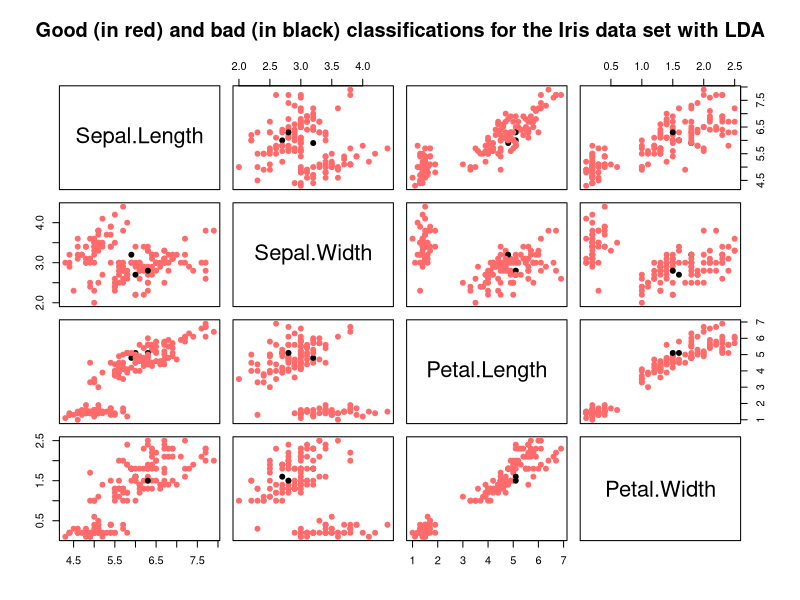
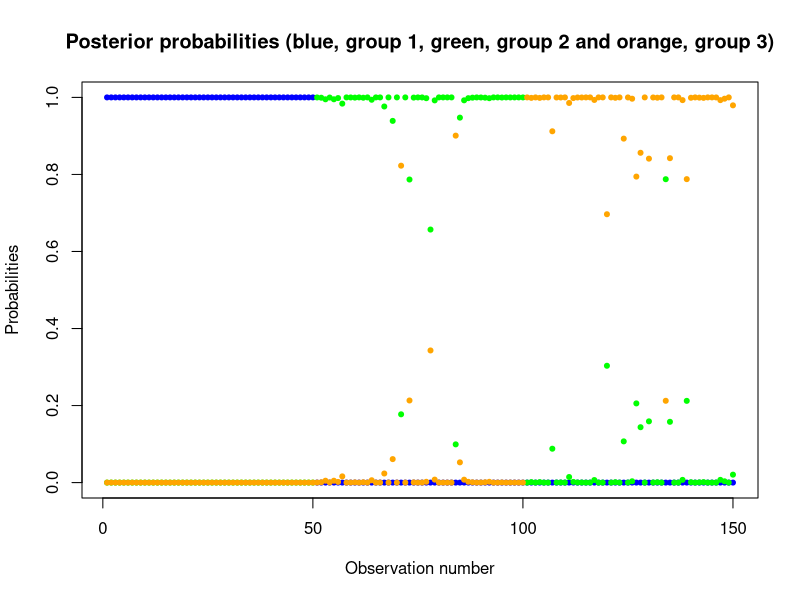
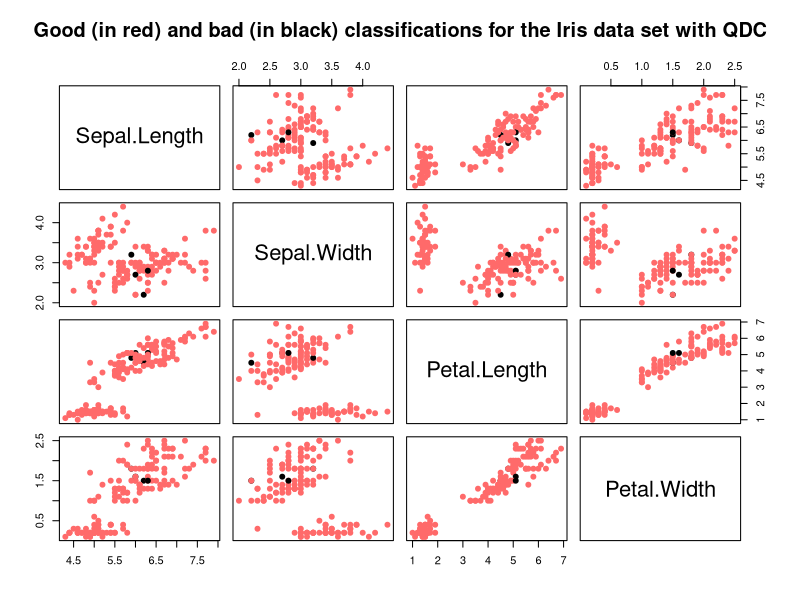
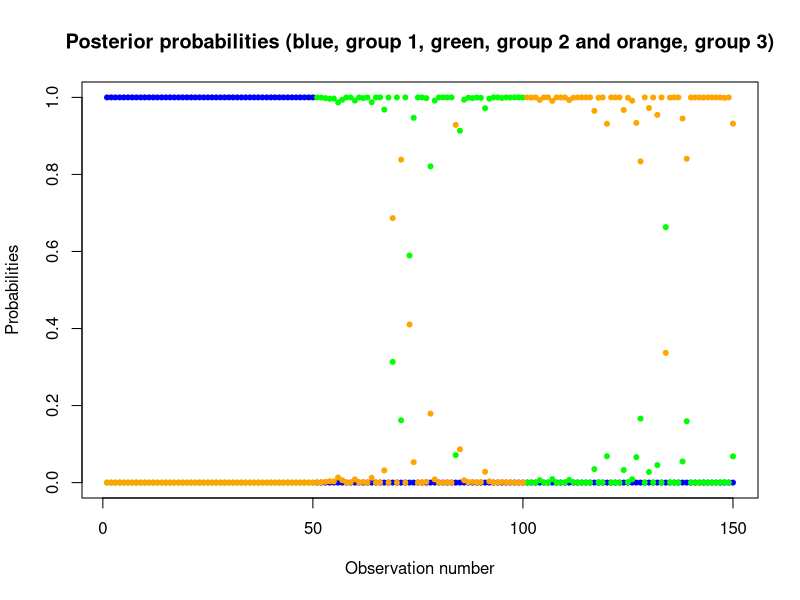

These charts were generated, in order, by the following R code:
##################################################################################################################
##################################################################################################################
# Análisis discriminante lineal LDA
##################################################################################################################
##################################################################################################################
##################################################################################################################
# Cargar libreríaa MASS
##################################################################################################################

library(MASS)

##################################################################################################################
# Cargar los datos Iris
##################################################################################################################

Z <- as.data.frame(iris)
Z

##################################################################################################################
# Definir la matriz de datos y la variable respuesta con las clasificaciones 
##################################################################################################################

X <- Z[,1:4]
X

y <- Z[,5]
y

##################################################################################################################
# Definir como n y p el número de flores y el número de variables
##################################################################################################################

n <- nrow(X)
n
p <- ncol(X)
p



# LDA leave-one-out cross validation

lda.iris <- lda(y ~ .,data=X,CV=TRUE)

# lda.iris$class contiene las clasificaciones hechas por CV usando LDA 

lda.iris$class

# Tabla con clasificaciones buenas y malas

table.lda <- table(y,lda.iris$class)
table.lda

# Proporción de errores

mis.lda <- n - sum(y==lda.iris$class)
mis.lda/n

# Buenas clasificaciones en rojo, malas en negro 

col.lda.iris <- c("black","indianred1")[1*(y==lda.iris$class)+1]
pairs(X,main="Good (in red) and bad (in black) classifications for the Iris data set with LDA",pch=19,col=col.lda.iris)

# lda.iris$posterior son las probabilidades de pertenencia a uno de los tres grupos

lda.iris$posterior

# Gráfico de probabilidades

plot(1:n,lda.iris$posterior[,1],main="Posterior probabilities (blue, group 1, green, group 2 and orange, group 3)",pch=20,col="blue",
     xlab="Observation number",ylab="Probabilities")
points(1:n,lda.iris$posterior[,2],pch=20,col="green")
points(1:n,lda.iris$posterior[,3],pch=20,col="orange")


##################################################################################################################
##################################################################################################################
# Análisis discriminante cuadrático QDA
##################################################################################################################
##################################################################################################################

# QDA con leave-one-out cross validation

qda.iris <- qda(y ~ .,data=X,CV=TRUE)

# qda.iris$class contiene las clasificaciones hechas por CV usando QDA

qda.iris$class

# Tabla con clasificaciones buenas y malas

table.qda <- table(y,qda.iris$class)
table.qda

# Proporción de errores

mis.qda <- n - sum(y==qda.iris$class)
mis.qda/n

# Buenas clasificaciones en rojo, malas en negro 

col.qda.iris <- c("black","indianred1")[1*(y==qda.iris$class)+1]
pairs(X,main="Good (in red) and bad (in black) classifications for the Iris data set with QDC",pch=19,col=col.qda.iris)

# qda.iris$posterior son las probabilidades de pertenencia a uno de los tres grupos

qda.iris$posterior

# Gráfico de probabilidades

plot(1:n,qda.iris$posterior[,1],main="Posterior probabilities (blue, group 1, green, group 2 and orange, group 3)",pch=20,col="blue",
     xlab="Observation number",ylab="Probabilities")
points(1:n,qda.iris$posterior[,2],pch=20,col="green")
points(1:n,qda.iris$posterior[,3],pch=20,col="orange")
